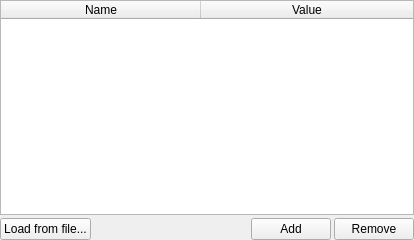
<?xml version="1.0" encoding="UTF-8"?>
<ui version="4.0">
 <class>NCRDParameterEditorUI</class>
 <widget class="QWidget" name="NCRDParameterEditorUI">
  <property name="geometry">
   <rect>
    <x>0</x>
    <y>0</y>
    <width>414</width>
    <height>240</height>
   </rect>
  </property>
  <property name="windowTitle">
   <string>Form</string>
  </property>
  <layout class="QVBoxLayout" name="verticalLayout">
   <property name="spacing">
    <number>3</number>
   </property>
   <property name="leftMargin">
    <number>0</number>
   </property>
   <property name="topMargin">
    <number>0</number>
   </property>
   <property name="rightMargin">
    <number>0</number>
   </property>
   <property name="bottomMargin">
    <number>0</number>
   </property>
   <item>
    <widget class="QTableWidget" name="tableParams">
     <property name="alternatingRowColors">
      <bool>true</bool>
     </property>
     <property name="sortingEnabled">
      <bool>true</bool>
     </property>
     <attribute name="horizontalHeaderCascadingSectionResizes">
      <bool>true</bool>
     </attribute>
     <attribute name="horizontalHeaderDefaultSectionSize">
      <number>200</number>
     </attribute>
     <attribute name="horizontalHeaderHighlightSections">
      <bool>true</bool>
     </attribute>
     <attribute name="horizontalHeaderStretchLastSection">
      <bool>true</bool>
     </attribute>
     <attribute name="verticalHeaderDefaultSectionSize">
      <number>21</number>
     </attribute>
     <column>
      <property name="text">
       <string>Name</string>
      </property>
     </column>
     <column>
      <property name="text">
       <string>Value</string>
      </property>
     </column>
    </widget>
   </item>
   <item>
    <layout class="QHBoxLayout" name="horizontalLayout">
     <property name="spacing">
      <number>3</number>
     </property>
     <item>
      <widget class="QPushButton" name="btnFileLoad">
       <property name="text">
        <string>Load from file...</string>
       </property>
       <property name="icon">
        <iconset resource="designer.qrc">
         <normaloff>:/designer/images/fileopen.png</normaloff>:/designer/images/fileopen.png</iconset>
       </property>
      </widget>
     </item>
     <item>
      <spacer name="horizontalSpacer">
       <property name="orientation">
        <enum>Qt::Horizontal</enum>
       </property>
       <property name="sizeHint" stdset="0">
        <size>
         <width>40</width>
         <height>20</height>
        </size>
       </property>
      </spacer>
     </item>
     <item>
      <widget class="QPushButton" name="btnAdd">
       <property name="text">
        <string>Add</string>
       </property>
       <property name="icon">
        <iconset resource="designer.qrc">
         <normaloff>:/designer/images/add.png</normaloff>:/designer/images/add.png</iconset>
       </property>
       <property name="iconSize">
        <size>
         <width>16</width>
         <height>16</height>
        </size>
       </property>
      </widget>
     </item>
     <item>
      <widget class="QPushButton" name="btnRemove">
       <property name="text">
        <string>Remove</string>
       </property>
       <property name="icon">
        <iconset resource="designer.qrc">
         <normaloff>:/designer/images/delete.png</normaloff>:/designer/images/delete.png</iconset>
       </property>
       <property name="iconSize">
        <size>
         <width>16</width>
         <height>16</height>
        </size>
       </property>
      </widget>
     </item>
    </layout>
   </item>
  </layout>
 </widget>
 <resources>
  <include location="designer.qrc"/>
 </resources>
 <connections/>
</ui>
